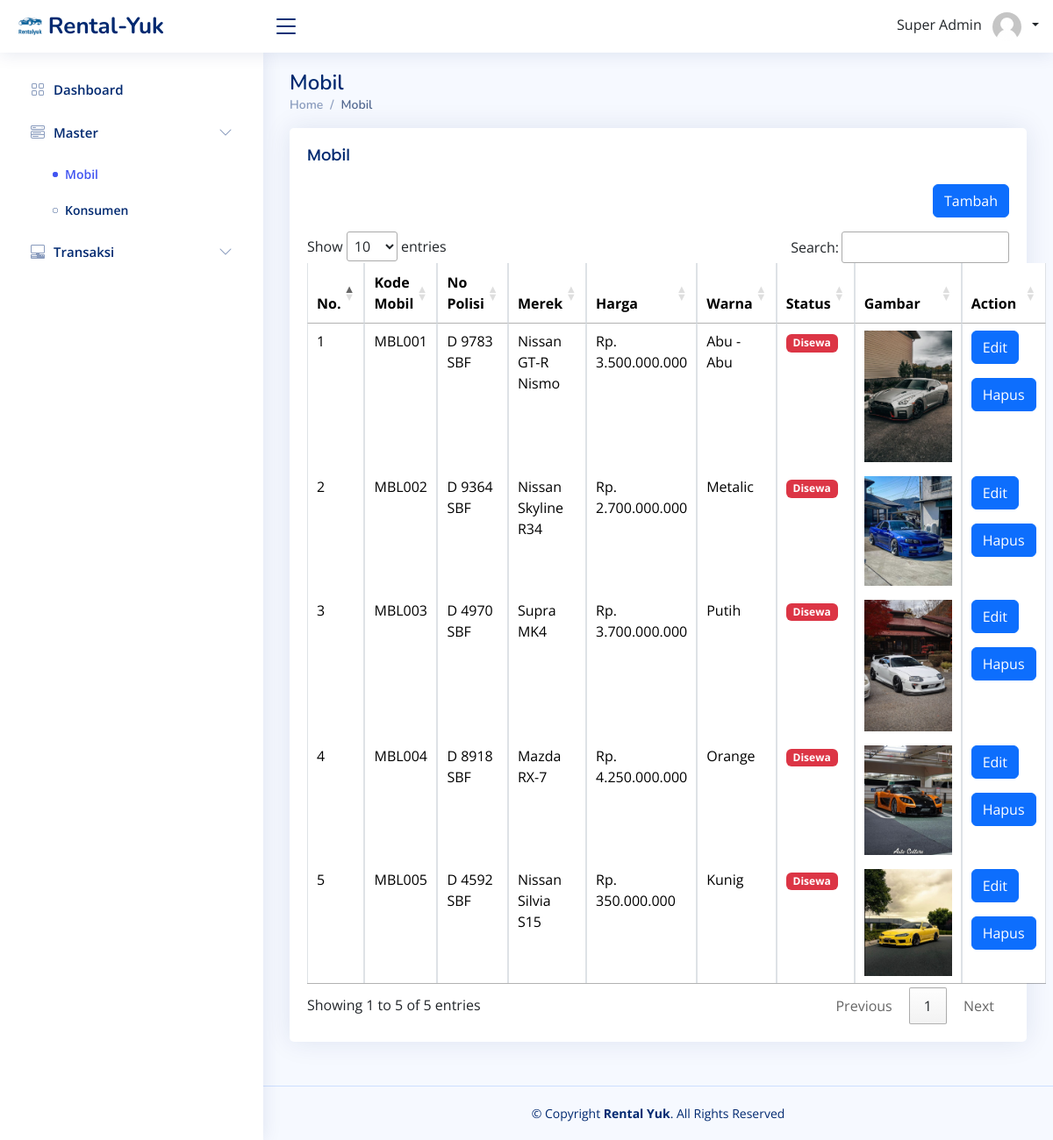
Screenshot of /index.php?page=mobil (signed in) with the database file from the repository.
### tables this page shows
CREATE TABLE `mobil` (
  `id` int(11) NOT NULL,
  `kode_mobil` varchar(255) NOT NULL,
  `no_polisi` varchar(255) NOT NULL,
  `merek` varchar(255) NOT NULL,
  `harga` varchar(255) NOT NULL,
  `warna` varchar(255) NOT NULL,
  `status` varchar(255) NOT NULL,
  `images` varchar(255) NOT NULL
);

### pages/mobil/index.php (the view, shortened to what this page needs)
<main id="main" class="main">
    <div class="pagetitle">
        <h1>Mobil</h1>
        <nav>
            <ol class="breadcrumb">
                <li class="breadcrumb-item"><a href="index.php">Home</a></li>
                <li class="breadcrumb-item active">Mobil</li>
            </ol>
        </nav>
    </div>
    <section class="section">
        <div class="row">
            <div class="col-lg-12">
                <div class="card">
                    <div class="card-body">
                        <h5 class="card-title">Mobil</h5>
                        <div class="text-end mb-3">
                            <a href="index.php?page=mobil/create">
                                <button type="button" class="btn btn-primary">
                                    Tambah
                                </button>
                            </a>
                        </div>
                        <table class="table table-bordered" id="table-mobil">
                            <thead>
                                <tr>
                                    <th>No.</th>
                                    <th>Kode Mobil</th>
                                    <th>No Polisi</th>
                                    <th>Merek</th>
                                    <th>Harga</th>
                                    <th>Warna</th>
                                    <th>Status</th>
                                    <th>Gambar</th>
                                    <th>Action</th>
                                </tr>
                            </thead>
                            <tbody>
                                <?php
                                include_once './config/koneksi.php';
                                $sql = 'SELECT * FROM mobil';
                                $data = mysqli_query($koneksi, $sql);
                                foreach ($data as $key => $value) { ?>
                                    <tr>
                                        <td><?= $key + 1 ?></td>
                                        <td><?= $value['kode_mobil'] ?></td>
                                        <td><?= $value['no_polisi'] ?></td>
                                        <td><?= $value['merek'] ?></td>
                                        <td>Rp. <?= number_format($value['harga'], 0, ',', '.') ?></td>
                                        <td><?= $value['warna'] ?></td>
                                        <td>
                                            <?php
                                            if ($value['status'] == 'Tersedia') { ?>
                                                <span class="badge bg-success"><?= $value['status'] ?></span>
                                            <?php } else { ?>
                                                <span class="badge bg-danger"><?= $value['status'] ?></span>
                                            <?php } ?>
                                        </td>
                                        <td>
                                            <img src="public/img/product/<?= $value['images'] ?>" width="100px">
                                        </td>
                                        <td>
                                            <a href="index.php?page=mobil/edit&id=<?= $value['id'] ?>">
                                                <button type="button" class="btn btn-primary">
                                                    Edit
                                                </button>
                                            </a>
                                            <a href="logic/mobil/delete.php?id=<?= $value['id'] ?>" onclick="javascript:return confirm('Hapus Data Barang ?');">
                                                <button type="button" class="btn btn-primary">
                                                    Hapus
                                                </button>
                                            </a>
                                        </td>
                                    </tr>
                                <?php }
                                ?>
                            </tbody>
                        </table>
                    </div>
                </div>
            </div>
        </div>
    </section>
</main>

### index.php (shortened to what this page needs)
<?php
if (isset($_SESSION['login'])) {
  include 'pages/layouts/header.php';
  include 'pages/layouts/navbar.php';
  include 'pages/layouts/sidebar.php';
  if (!empty($_GET['page'])) {
    include 'pages' . '/' . $_GET['page'] . '/index.php';
  } else {
    include 'pages/dashboard/index.php';
  }
  include 'pages/layouts/footer.php';
} else {
  echo '<script>window.location="pages/auth/login.php";</script>';
  exit;
}

### pages/layouts/header.php (shortened to what this page needs)
<?php
$page = $_GET['page'] ?? 'dashboard';
?>
<!DOCTYPE html>
<html lang="en">
<head>
  <link rel="stylesheet" type="text/css" media="screen" href="https://cdn.datatables.net/1.10.19/css/jquery.dataTables.min.css">
  <link href="assets/vendor/bootstrap/css/bootstrap.min.css" rel="stylesheet">
  <link href="assets/vendor/bootstrap-icons/bootstrap-icons.css" rel="stylesheet">
  <link href="assets/vendor/boxicons/css/boxicons.min.css" rel="stylesheet">
  <link href="assets/vendor/quill/quill.snow.css" rel="stylesheet">
  <link href="assets/vendor/quill/quill.bubble.css" rel="stylesheet">
  <link href="assets/vendor/remixicon/remixicon.css" rel="stylesheet">
  <link href="assets/vendor/simple-datatables/style.css" rel="stylesheet">
  <link href="assets/css/style.css" rel="stylesheet">
</head>
<body>

### pages/layouts/navbar.php (shortened to what this page needs)
<header id="header" class="header fixed-top d-flex align-items-center">
  <div class="d-flex align-items-center justify-content-between">
    <a href="index.php" class="logo d-flex align-items-center">
      <img src="assets/img/rental-yuk-icon.png" alt="icon">
      <span class="d-none d-lg-block">Rental-Yuk</span>
    </a>
    <i class="bi bi-list toggle-sidebar-btn"></i>
  </div>
  <nav class="header-nav ms-auto">
    <ul class="d-flex align-items-center">
      <li class="nav-item dropdown pe-3">
        <a class="nav-link text-dark" href="#" data-bs-toggle="dropdown">
          <span class="me-2 text-sm"><?= $_SESSION['nama'] ?></span>
          <img src="assets/img/user.jpg" alt="Profile" class="rounded-circle" style="width: 33px">
          <span class="right ms-2 dropdown-toggle"></span>
        </a>
      </li>
    </ul>
  </nav>
</header>

### pages/layouts/sidebar.php (shortened to what this page needs)
<?php
if ($page == 'dashboard') {
  $classDashboard = 'nav-link active';
} else {
  $classDashboard = 'nav-link collapsed';
}
?>
<aside id="sidebar" class="sidebar">
  <ul class="sidebar-nav" id="sidebar-nav">
    <li class="nav-item">
      <a class="<?php echo $classDashboard ?>" href="index.php">
        <i class="bi bi-grid"></i>
        <span>Dashboard</span>
      </a>
    </li>
    <li class="nav-item">
      <a class="nav-link collapsed" data-bs-target="#master-nav" data-bs-toggle="collapse" href="#">
        <i class="bi bi-menu-button-wide"></i><span>Master</span><i class="bi bi-chevron-down ms-auto"></i>
      </a>
      <ul id="master-nav" class="nav-content collapse <?php if ($page == 'mobil' || $page == 'konsumen' || $page == 'users') echo 'show' ?>" data-bs-parent="#sidebar-nav">
        <li>
          <a href="index.php?page=mobil" class="<?php if ($page == 'mobil') echo 'active' ?>">
            <i class="bi bi-circle"></i><span>Mobil</span>
          </a>
        </li>
        <li>
          <a href="index.php?page=konsumen" class="<?php if ($page == 'konsumen') echo 'active' ?>">
            <i class="bi bi-circle"></i><span>Konsumen</span>
          </a>
        </li>
      </ul>
    </li>
    <li class="nav-item">
      <a class="nav-link collapsed" data-bs-target="#transaksi-nav" data-bs-toggle="collapse" href="#">
        <i class="bi bi-pc-display-horizontal"></i><span>Transaksi</span><i class="bi bi-chevron-down ms-auto"></i>
      </a>
    </li>
  </ul>
</aside>

### pages/layouts/footer.php (shortened to what this page needs)
<footer id="footer" class="footer">
  <div class="copyright">
    &copy; Copyright <strong><span>Rental Yuk</span></strong>. All Rights Reserved
  </div>
</footer>
</body>
</html>

### assets/css/style.css (style rules this page uses)
:root { scroll-behavior: smooth; }
body { font-family: "Open Sans", sans-serif; background: #f6f9ff; color: #444444; }
a { color: #4154f1; text-decoration: none; }
h1, h2, h3, h4, h5, h6 { font-family: "Nunito", sans-serif; }
#main { margin-top: 60px; padding: 20px 30px; transition: all 0.3s; }
.pagetitle { margin-bottom: 10px; }
.pagetitle h1 { font-size: 24px; margin-bottom: 0; font-weight: 600; color: #012970; }
.card { margin-bottom: 30px; border: none; border-radius: 5px; box-shadow: 0px 0 30px rgba(1, 41, 112, 0.1); }
.card-title { padding: 20px 0 15px 0; font-size: 18px; font-weight: 500; color: #012970; font-family: "Poppins", sans-serif; }
.card-body { padding: 0 20px 20px 20px; }
.breadcrumb { font-size: 14px; font-family: "Nunito", sans-serif; color: #899bbd; font-weight: 600; }
.breadcrumb a { color: #899bbd; transition: 0.3s; }
.breadcrumb .breadcrumb-item::before { color: #899bbd; }
.breadcrumb .active { color: #51678f; font-weight: 600; }
.logo { line-height: 1; }
@media (min-width: 1200px) { .logo { width: 280px; } }
.logo img { max-height: 26px; margin-right: 6px; }
.logo span { font-size: 26px; font-weight: 700; color: #012970; font-family: "Nunito", sans-serif; }
.header { transition: all 0.5s; z-index: 997; height: 60px; box-shadow: 0px 2px 20px rgba(1, 41, 112, 0.1); background-color: #fff; padding-left: 20px; }
.header .toggle-sidebar-btn { font-size: 32px; padding-left: 10px; cursor: pointer; color: #012970; }
.header-nav ul { list-style: none; }
.header-nav>ul { margin: 0; padding: 0; }
.sidebar { position: fixed; top: 60px; left: 0; bottom: 0; width: 300px; z-index: 996; transition: all 0.3s; padding: 20px; overflow-y: auto; scrollbar-width: thin; scrollbar-color: #aab7cf transparent; box-shadow: 0px 0px 20px rgba(1, 41, 112, 0.1); background-color: #fff; }
@media (min-width: 1200px) { #main, #footer { margin-left: 300px; } }
.sidebar-nav { padding: 0; margin: 0; list-style: none; }
.sidebar-nav li { padding: 0; margin: 0; list-style: none; }
.sidebar-nav .nav-item { margin-bottom: 5px; }
.sidebar-nav .nav-link { display: flex; align-items: center; font-size: 15px; font-weight: 600; color: #4154f1; transition: 0.3; background: #f6f9ff; padding: 10px 15px; border-radius: 4px; }
.sidebar-nav .nav-link i { font-size: 16px; margin-right: 10px; color: #4154f1; }
.sidebar-nav .nav-link.collapsed { color: #012970; background: #fff; }
.sidebar-nav .nav-link.collapsed i { color: #899bbd; }
.sidebar-nav .nav-link .bi-chevron-down { margin-right: 0; transition: transform 0.2s ease-in-out; }
.sidebar-nav .nav-content { padding: 5px 0 0 0; margin: 0; list-style: none; }
.sidebar-nav .nav-content a { display: flex; align-items: center; font-size: 14px; font-weight: 600; color: #012970; transition: 0.3; padding: 10px 0 10px 40px; transition: 0.3s; }
.sidebar-nav .nav-content a i { font-size: 6px; margin-right: 8px; line-height: 0; border-radius: 50%; }
.sidebar-nav .nav-content a:hover, .sidebar-nav .nav-content a.active { color: #4154f1; }
.sidebar-nav .nav-content a.active i { background-color: #4154f1; }
.footer { padding: 20px 0; font-size: 14px; transition: all 0.3s; border-top: 1px solid #cddfff; }
.footer .copyright { text-align: center; color: #012970; }

### rows the page displays
mobil: kode_mobil "MBL001", no_polisi "D 9783 SBF", merek "Nissan GT-R Nismo", harga "3.500.000.000", warna "Abu - Abu", status "Disewa", images (picture)
mobil: kode_mobil "MBL002", no_polisi "D 9364 SBF", merek "Nissan Skyline R34", harga "2.700.000.000", warna "Metalic", status "Disewa", images (picture)
mobil: kode_mobil "MBL003", no_polisi "D 4970 SBF", merek "Supra MK4", harga "3.700.000.000", warna "Putih", status "Disewa", images (picture)
mobil: kode_mobil "MBL004", no_polisi "D 8918 SBF", merek "Mazda RX-7", harga "4.250.000.000", warna "Orange", status "Disewa", images (picture)
mobil: kode_mobil "MBL005", no_polisi "D 4592 SBF", merek "Nissan Silvia S15", harga "350.000.000", warna "Kunig", status "Disewa", images (picture)

### other values shown
$_SESSION['nama'] "Super Admin"
